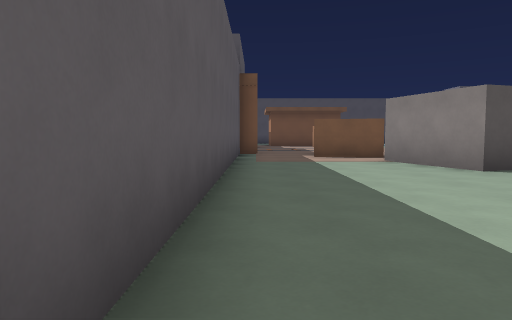
View 1 (above)

13 first-person views from a walk through a 3-D level made in the Godot game engine. The camera is 1.2 m above the floor, tilts 4° down and sees 70° across. The floor is counted in squares, 2 m on a side. Each view is taken from the middle of a square. On the plan, view 1 faces up. The plan holds only what a view shows up to about 10 squares ahead; the rest is blank. The place goes on beyond the plan.

View 2
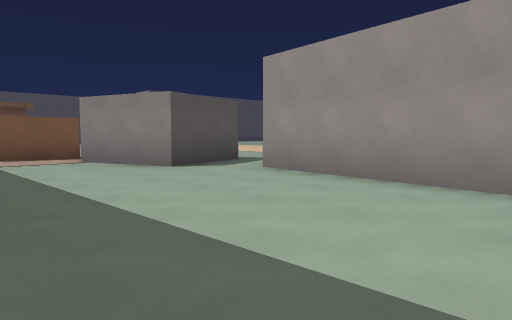

View 3
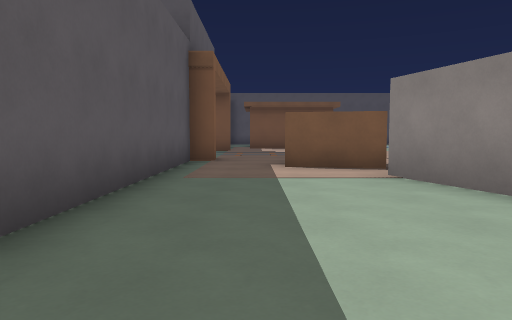

View 4
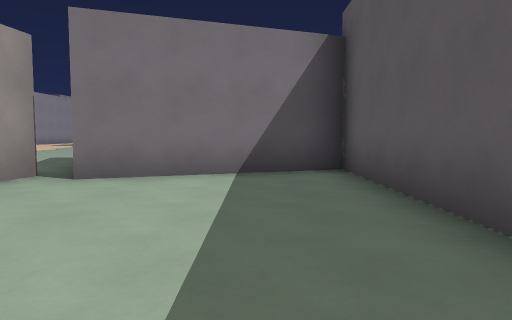

View 5
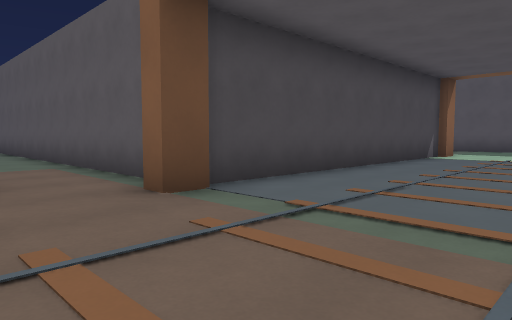

View 6
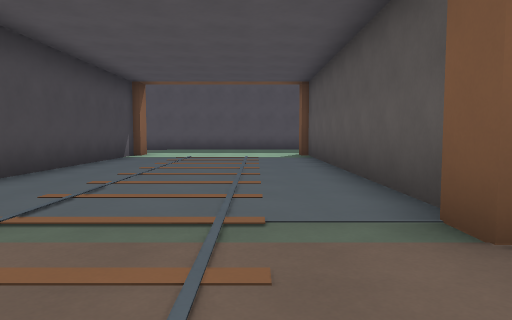

View 7
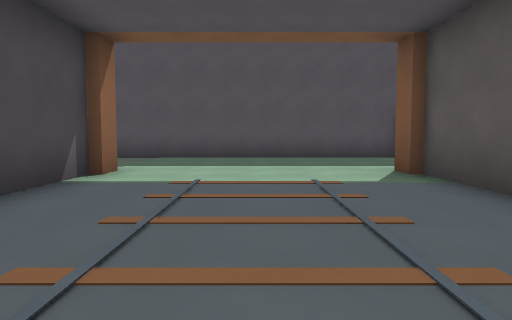

View 8
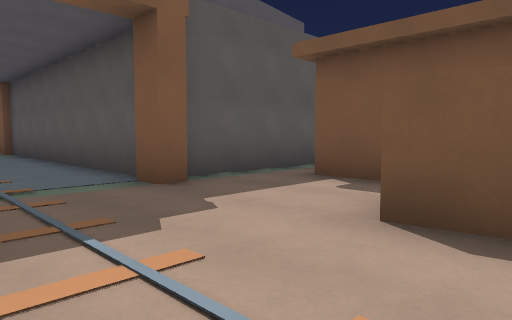

View 9
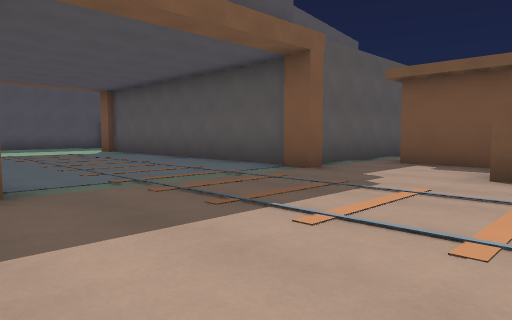

View 10
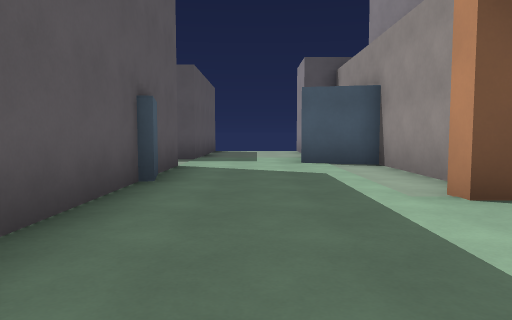

View 11
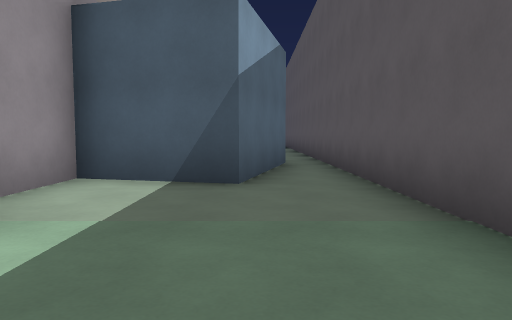

View 12
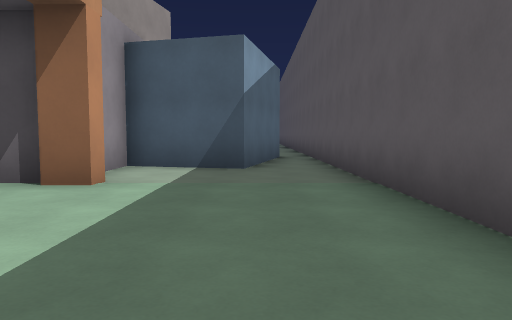

View 13
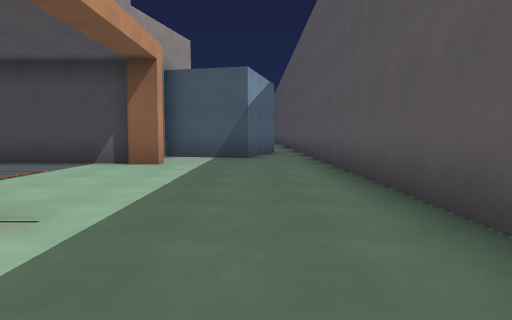

### Floor plan
Points are (right, up) in squares from view 1. A wall is a line through its corners. A room is listed if a view was taken in it or the views show most of it. See-through windows are left out.
Room 1 (views 1, 2, 3, 4)
walls: (3.7, 5.9) (2.9, 8.4); (4.2, -0.3) (4.9, 4.7); (3.3, 9.3) (1.4, 9.6); (0.1, 11.3) (-0.5, 11.3) (-0.5, -1.3) (3.5, 0.2)
ways out: opening at (1, 10) to room 2; opening at (3, 9) to room 2; opening at (5.5, 5) to room 2; opening at (4, 0)
Room 2 (views 5, 6, 7, 8, 9, 10, 11, 12, 13)
walls: (-0.6, 11.7) (0.1, 11.7) (0.1, 11.3); (-0.6, 16.5) (-8.5, 16.5); (0.1, 16.8) (0.1, 16.3) (-0.6, 16.3); (3.6, 16.5) (2.8, 16.4); (-0.5, 20.5) (-0.5, 17); (-8.5, 11.5) (-0.6, 11.5); (6.1, 6.7) (3.7, 5.9); (-8.4, 16.3) (-9, 16.3) (-9, 16.8); (-9, 11.2) (-9, 11.7) (-8.4, 11.7); (-8.5, 17.6) (-8.5, 20.4) (-8.9, 20.5); (-12.5, 17.8) (-12.5, 5.5); (-11.7, 6.1) (-10.8, 9.5) (-8.5, 8.9) (-8.5, 10.5); (-12.5, 18.6) (-12.3, 17.7); (-12.5, 20) (-12.5, 18.5)
ways out: opening at (1, 10) to room 1; opening at (3, 9) to room 1; opening at (5.5, 5) to room 1; opening at (-12, 6)
objects: block (1, 19) to (3, 19)

Positions as (right, up) in squares from view 1, and headings:
1: (0, 0), facing up
2: (0, 0), facing up-right
3: (1, 3), facing up
4: (1, 5), facing down
5: (2, 15), facing down-left
6: (2, 15), facing left
7: (-3, 14), facing left
8: (4, 14), facing up-left
9: (4, 11), facing up-left
10: (-11, 13), facing up
11: (-11, 14), facing down
12: (-11, 16), facing down
13: (-11, 19), facing down
